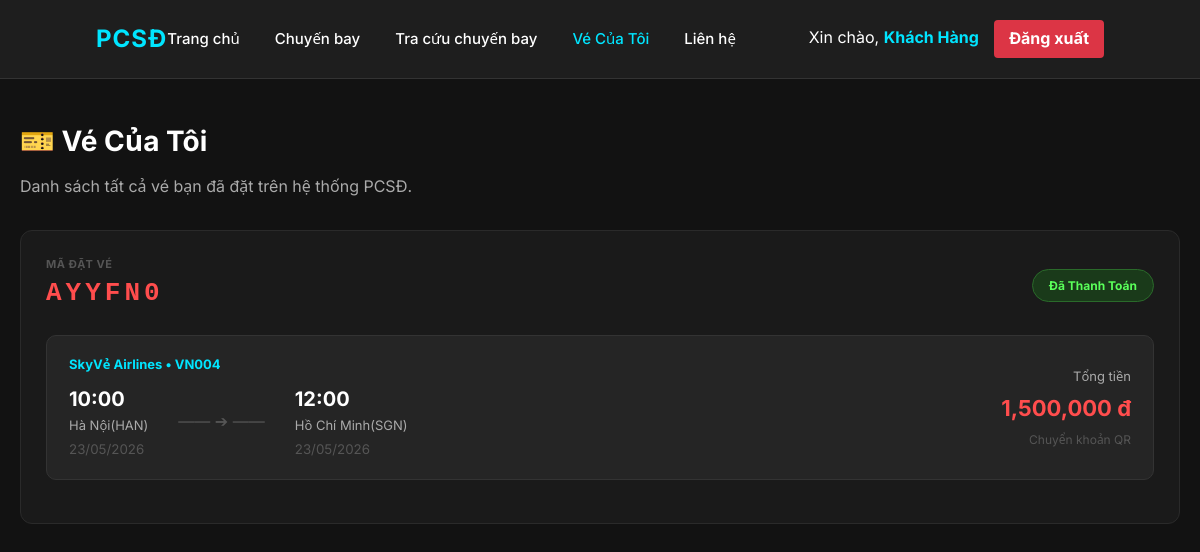
The page /ve-cua-toi (signed in) on the database its author committed.
### app.py (models this page shows)
class PhieuDatVe(db.Model):
    maDatVe = db.Column(db.String(20), primary_key=True)
    ngayDat = db.Column(db.DateTime, default=datetime.utcnow)
    trangThaiDatVe = db.Column(db.String(20), default='Chưa Thanh Toán')
    tongTien = db.Column(db.Float, nullable=False)
    phuongThucThanhToan = db.Column(db.String(20), nullable=False)
    ngayThanhToan = db.Column(db.DateTime)
    user_id = db.Column(db.String(20), db.ForeignKey('user.id'), nullable=False)
    chuyenbay_id = db.Column(db.String(20), db.ForeignKey('chuyen_bay.maChuyenBay'), nullable=False)
    user = db.relationship('User', backref=db.backref('danh_sach_phieu_user', lazy=True))
    chuyenbay = db.relationship('ChuyenBay', backref=db.backref('danh_sach_phieu_chuyen_bay', lazy=True))

class ChuyenBay(db.Model):
    maChuyenBay = db.Column(db.String(20), primary_key=True)
    maMayBay = db.Column(db.String(20), db.ForeignKey('may_bay.maMayBay'), nullable=False)
    sanBayDi = db.Column(db.String(50), nullable=False)
    sanBayDen = db.Column(db.String(50), nullable=False)
    ngayGioDi = db.Column(db.DateTime, nullable=False)
    ngayGioDen = db.Column(db.DateTime, nullable=False)
    giaVe = db.Column(db.Float, nullable=False)
    soGheTrong = db.Column(db.Integer, nullable=False)
    may_bay = db.relationship('MayBay', backref=db.backref('chuyen_bay', lazy=True))

### app.py (the view)
@app.route('/ve-cua-toi')
def ve_cua_toi():
    if 'user_id' not in session: return redirect(url_for('login'))
    phieu_list = PhieuDatVe.query.filter_by(user_id=session['user_id']).all()
    return render_template('ve_cua_toi.html', phieu_list=phieu_list)

### templates/ve_cua_toi.html (shortened to what this page needs)
{% extends 'base.html' %}
{% block content %}
<main class="container" style="padding: 40px 20px; max-width: 1200px; margin: 0 auto">
    <h2 style="color: #ffffff; margin-bottom: 10px; font-size: 28px">🎫 Vé Của Tôi</h2>
    <p style="color: #aaaaaa; margin-bottom: 30px">Danh sách tất cả vé bạn đã đặt trên hệ thống PCSĐ.</p>
    <div style="display: flex; flex-direction: column; gap: 20px;">
        {% for phieu in phieu_list %}
        {% set cb = phieu.chuyenbay %}
        <div style="background-color: #1a1a1a; border: 1px solid #2a2a2a; border-radius: 12px; padding: 25px;">
            <div style="display: flex; justify-content: space-between; align-items: center; margin-bottom: 20px;">
                <div>
                    <span style="color: #555; font-size: 11px; font-weight: 700; letter-spacing: 0.5px; display: block;">MÃ ĐẶT VÉ</span>
                    <strong style="color: #ff4d4d; font-size: 26px; font-family: 'Courier New', monospace; letter-spacing: 4px;">{{ phieu.maDatVe }}</strong>
                </div>
                <span style="padding: 6px 16px; border-radius: 20px; font-size: 12px; font-weight: 700;
                    {% if phieu.trangThaiDatVe == 'Đã Thanh Toán' %}
                        background: #1a3a1a; color: #5aff5a; border: 1px solid #2a6a2a;
                    {% elif phieu.trangThaiDatVe == 'Đã Hủy' %}
                        background: #2a2a2a; color: #555; border: 1px solid #333;
                    {% else %}
                        background: #3a2a0a; color: #ffaa00; border: 1px solid #6a4a0a;
                    {% endif %}">
                    {{ phieu.trangThaiDatVe }}
                </span>
            </div>
            <div style="display: flex; justify-content: space-between; align-items: center; background-color: #252525; border: 1px solid #333; border-radius: 10px; padding: 18px 22px; margin-bottom: 18px;">
                <div>
                    <span style="color: #00e5ff; font-weight: bold; font-size: 13px; display: block; margin-bottom: 8px;">
                        SkyVẻ Airlines • {{ cb.maChuyenBay }}
                    </span>
                    <div style="display: flex; gap: 30px; align-items: center;">
                        <div>
                            <strong style="font-size: 20px; color: #fff;">{{ cb.ngayGioDi.strftime('%H:%M') }}</strong>
                            <p style="color: #aaa; margin: 0; font-size: 13px;">{{ cb.sanBayDi }}</p>
                            <small style="color: #555;">{{ cb.ngayGioDi.strftime('%d/%m/%Y') }}</small>
                        </div>
                        <div style="color: #555;">—— ➔ ——</div>
                        <div>
                            <strong style="font-size: 20px; color: #fff;">{{ cb.ngayGioDen.strftime('%H:%M') }}</strong>
                            <p style="color: #aaa; margin: 0; font-size: 13px;">{{ cb.sanBayDen }}</p>
                            <small style="color: #555;">{{ cb.ngayGioDen.strftime('%d/%m/%Y') }}</small>
                        </div>
                    </div>
                </div>
                <div style="text-align: right;">
                    <p style="color: #aaa; margin: 0 0 4px 0; font-size: 13px;">Tổng tiền</p>
                    <strong style="color: #ff4d4d; font-size: 22px;">{{ "{:,.0f}".format(phieu.tongTien) }} đ</strong>
                    <p style="color: #555; margin: 4px 0 0 0; font-size: 12px;">{{ phieu.phuongThucThanhToan }}</p>
                </div>
            </div>
        </div>
        {% endfor %}
    </div>
</main>
{% endblock %}

### static/css/style.css (style rules this page uses)
* { margin: 0; padding: 0; box-sizing: border-box; font-family: "Inter", "Segoe UI", Roboto, sans-serif; }
:root { --bg-body: #121212; --bg-card: #1e1e1e; --bg-input: #252525; --text-main: #ffffff; --text-sub: #a0a0a0; --accent-color: #00ebd4; --border-color: #333333; }
body { background-color: var(--bg-body); color: var(--text-main); line-height: 1.6; overflow-x: hidden; }

### rows shown on the page
PhieuDatVe: maDatVe "AYYFN0", trangThaiDatVe "Đã Thanh Toán", tongTien "1,500,000", phuongThucThanhToan "Chuyển khoản QR"
ChuyenBay: maChuyenBay "VN004", ngayGioDi "10:00", sanBayDi "Hà Nội(HAN)", ngayGioDi "23/05/2026", ngayGioDen "12:00", sanBayDen "Hồ Chí Minh(SGN)", ngayGioDen "23/05/2026"

### other values the page prints
{{ session.get('hoTen') }} "Khách Hàng"
